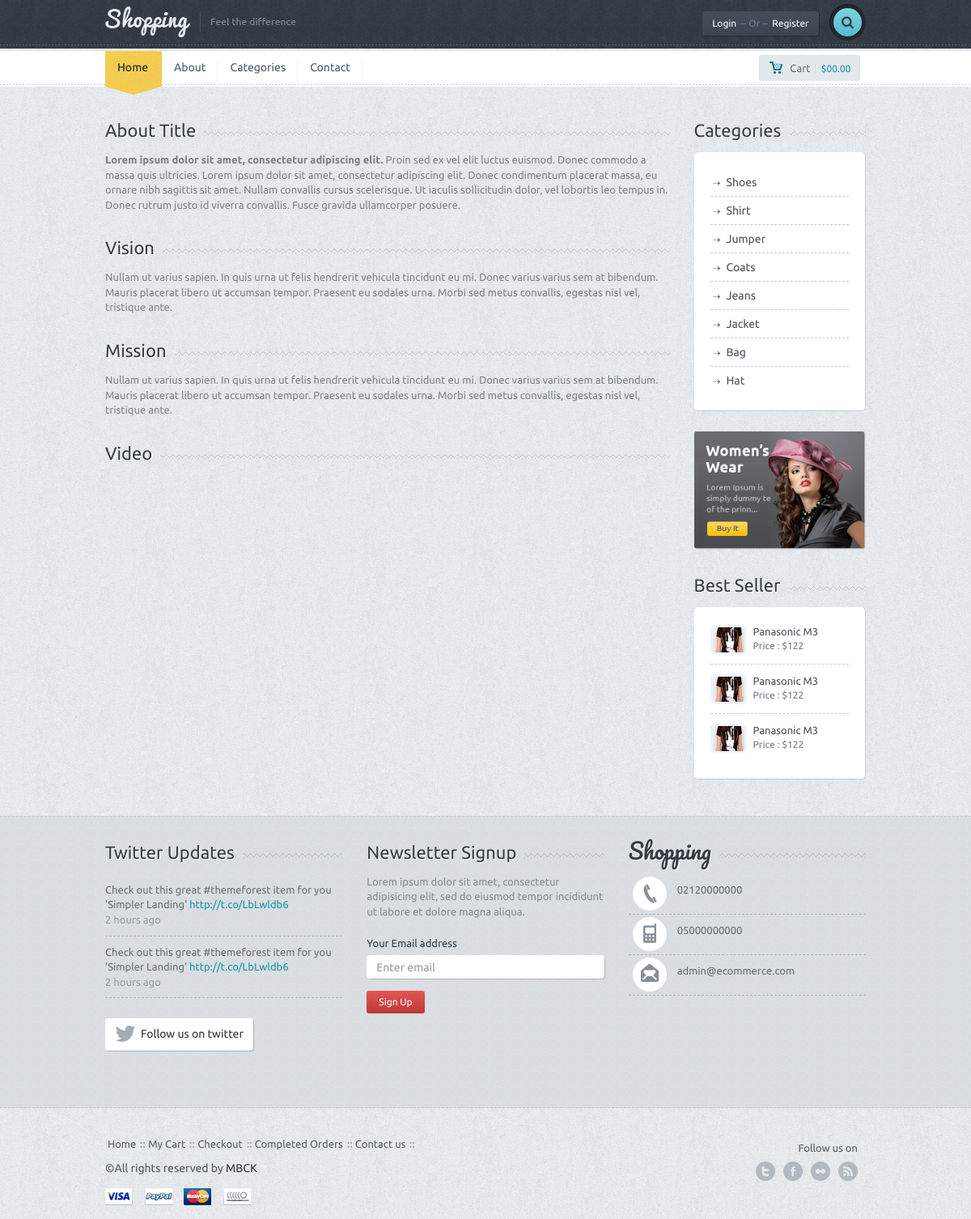
Page /about.php on the committed database.
### tables this page shows
CREATE TABLE `setting` (
  `setting_id` int(11) NOT NULL,
  `setting_logo` varchar(150) DEFAULT NULL,
  `setting_url` varchar(50) NOT NULL,
  `setting_title` varchar(250) DEFAULT NULL,
  `setting_description` varchar(250) DEFAULT NULL,
  `setting_keywords` varchar(250) DEFAULT NULL,
  `setting_author` varchar(100) DEFAULT NULL,
  `setting_tel` varchar(50) DEFAULT NULL,
  `setting_gsm` varchar(50) DEFAULT NULL,
  `setting_fax` varchar(50) DEFAULT NULL,
  `setting_mail` varchar(50) DEFAULT NULL,
  `setting_district` varchar(50) DEFAULT NULL,
  `setting_country` varchar(50) DEFAULT NULL,
  `setting_adress` varchar(250) DEFAULT NULL,
  `setting_time` varchar(250) DEFAULT NULL,
  `setting_maps` varchar(250) DEFAULT NULL,
  `setting_analystic` varchar(250) DEFAULT NULL,
  `setting_desk` varchar(250) DEFAULT NULL,
  `setting_facebook` varchar(100) DEFAULT NULL,
  `setting_twitter` varchar(100) DEFAULT NULL,
  `setting_google` varchar(100) DEFAULT NULL,
  `setting_youtube` varchar(100) DEFAULT NULL,
  `setting_smtphost` varchar(50) DEFAULT NULL,
  `setting_smtppassword` varchar(50) DEFAULT NULL,
  `setting_smtpport` varchar(50) DEFAULT NULL,
  `setting_live` enum('0','1') NOT NULL DEFAULT '1'
);

CREATE TABLE `menu` (
  `menu_id` int(11) NOT NULL,
  `menu_top` varchar(50) NOT NULL,
  `menu_name` varchar(100) NOT NULL,
  `menu_detail` text NOT NULL,
  `menu_url` varchar(250) NOT NULL,
  `menu_order` int(2) NOT NULL,
  `menu_status` enum('0','1') NOT NULL,
  `menu_seourl` varchar(250) NOT NULL
);

CREATE TABLE `about` (
  `about_id` int(11) NOT NULL,
  `about_title` varchar(250) NOT NULL,
  `about_content` text NOT NULL,
  `about_video` varchar(50) NOT NULL,
  `about_vision` varchar(500) NOT NULL,
  `about_mission` varchar(500) NOT NULL
);

CREATE TABLE `categories` (
  `category_id` int(11) NOT NULL,
  `category_name` varchar(100) NOT NULL,
  `category_top` int(2) NOT NULL,
  `category_seourl` varchar(250) NOT NULL,
  `category_order` int(2) NOT NULL,
  `category_status` enum('0','1') NOT NULL DEFAULT '1'
);

### admin/production/function.php (called while the page is built, shortened)
<?php
function seo($str, $options = array())
{
    $str = mb_convert_encoding((string)$str, 'UTF-8', mb_list_encodings());
    $defaults = array(
        'delimiter' => '-',
        'limit' => null,
        'lowercase' => true,
        'replacements' => array(),
        'transliterate' => true
    );
    $options = array_merge($defaults, $options);
    $str = preg_replace(array_keys($options['replacements']), $options['replacements'], $str);
    if ($options['transliterate']) {
        $str = str_replace(array_keys($char_map), $char_map, $str);
    }
    $str = preg_replace('/[^\p{L}\p{Nd}]+/u', $options['delimiter'], $str);
    $str = preg_replace('/(' . preg_quote($options['delimiter'], '/') . '){2,}/', '$1', $str);
    $str = mb_substr($str, 0, ($options['limit'] ? $options['limit'] : mb_strlen($str, 'UTF-8')), 'UTF-8');
    $str = trim($str, $options['delimiter']);
    return $options['lowercase'] ? mb_strtolower($str, 'UTF-8') : $str;
}
?>

### about.php (the view)
<?php
require_once 'header.php';
$sql=$db->prepare("SELECT * FROM about WHERE about_id=:id");
$sql->execute(['id' => 1]);
$aboutbring=$sql->fetch(PDO::FETCH_ASSOC);
?>
	<div class="container">
		<div class="row">
			<div class="col-md-9">
				<div class="title-bg">
					<div class="title"><?php echo $aboutbring['about_title']; ?></div>
				</div>
				<div class="page-content">
					<?php echo $aboutbring['about_content']; ?>
				</div>
				<div class="title-bg">
					<div class="title">Vision</div>
				</div>
				<div class="page-content">
					<?php echo $aboutbring['about_vision']; ?>
				</div>
				<div class="title-bg">
					<div class="title">Mission</div>
				</div>
				<div class="page-content">
					<?php echo $aboutbring['about_mission']; ?>
				</div>
				<div class="title-bg">
					<div class="title">Video</div>
				</div>
				<div class="page-content">
					<iframe width="560" height="315" src="https://www.youtube.com/embed/<?php echo $aboutbring['about_video']; ?>"
						title="YouTube video player" frameborder="0"
						allow="accelerometer; autoplay; clipboard-write; encrypted-media; gyroscope; picture-in-picture; web-share"
						allowfullscreen>
					</iframe>
				</div>
			</div>
			<?php require_once 'sidebar.php'; ?>
		</div>
		<div class="spacer"></div>
	</div>
<?php
require_once 'footer.php';
?>

### header.php (shortened to what this page needs)
<?php
    require_once 'admin/system/connect.php';
	require_once 'admin/production/function.php';
	$sql=$db->prepare("SELECT * FROM setting WHERE setting_id=:id");
	$sql->execute(['id' => 1]);
	$settingbring=$sql->fetch(PDO::FETCH_ASSOC);
	$usersql=$db->prepare("SELECT * FROM user WHERE user_mail=:mail");
    $usersql->execute(['mail' => $_SESSION['usercustomer_mail']]);
    $userbring=$usersql->fetch(PDO::FETCH_ASSOC);
?>
<!DOCTYPE html>
<html lang="en">
  <head>
	<link href='font-awesome\css\font-awesome.css' rel="stylesheet" type="text/css">
    <link href="bootstrap\css\bootstrap.min.css" rel="stylesheet">
	<link rel="stylesheet" href="style.css">
	<link rel="stylesheet" type="text/css" href="js\product\jquery.fancybox.css?v=2.1.5" media="screen">
	<link rel="stylesheet" href="css\owl.carousel.css">
	<link rel="stylesheet" href="css\owl.transitions.css">
  </head>
  <body>
  <div id="wrapper">
	<div class="header">
		<div class="container">
			<div class="row">
				<div class="col-xs-6 col-md-4 main-logo">
					<a href="index"><img src="<?php echo $settingbring['setting_logo']; ?>" alt="logo" class="logo img-responsive"></a>
				</div>
				<div class="col-md-8">
					<div class="pushright">
						<div class="top">
							<?php
								if(!isset($_SESSION['usercustomer_mail'])) {
							?>
								<a href="#" id="reg" class="btn btn-default btn-dark">Login<span>-- Or --</span>Register</a>
							<?php } else { ?>
								<a href="#" class="btn btn-default btn-dark">Welcome<span><?php echo $userbring['user_name']; ?> </span></a>
							<?php } ?>
							<div class="srch-wrap">
								<a href="#" id="srch" class="btn btn-default btn-search"><i class="fa fa-search"></i></a>
							</div>
						</div>
					</div>
				</div>
			</div>
		</div>
		<div class="dashed"></div>
	</div>
	<div class="main-nav">
		<div class="navbar navbar-default navbar-static-top">
			<div class="container">
				<div class="row">
					<div class="col-md-10">
						<div class="navbar-collapse collapse">
							<ul class="nav navbar-nav">
								<li><a href="index" class="active">Home</a><div class="curve"></div></li>
								<?php
									$menucontrol=$db->prepare("SELECT * FROM menu where menu_status=:mstatus order by menu_order ASC limit 5");
									$menucontrol->execute(
										[
											'mstatus' => 1
										]
									);
									while($menubring=$menucontrol->fetch(PDO::FETCH_ASSOC)) {
								?>
									<li><a href="<?php if(!empty($menubring['menu_url'])) { echo $menubring['menu_url']; } else { echo "page-".seo($menubring['menu_name']);} ?>"><?php echo $menubring['menu_name']?></a></li>
								<?php } ?>
							</ul>
						</div>
					</div>
					<div class="col-md-2 machart">
						<button id="popcart" class="btn btn-default btn-chart btn-sm "><span class="mychart">Cart</span>|<span class="allprice">$00.00</span></button>
					</div>
				</div>
			</div>
		</div>
	</div>

### sidebar.php
<div class="col-md-3">
				<div class="title-bg">
					<div class="title">Categories</div>
				</div>
				<div class="categorybox">
					<ul>
						<?php
							$categorycontrol=$db->prepare("SELECT * FROM categories order by category_order ASC");
							$categorycontrol->execute();
							while($categorybring=$categorycontrol->fetch(PDO::FETCH_ASSOC)) {
						?>
						<li><a href="category-<?=seo($categorybring["category_name"])?>"><?php echo $categorybring['category_name'] ?></a></li>
						<?php } ?>
					</ul>
				</div>
				<div class="ads">
					<a href="product.htm"><img src="images\ads.png" class="img-responsive" alt=""></a>
				</div>
				<div class="title-bg">
					<div class="title">Best Seller</div>
				</div>
				<div class="best-seller">
					<ul>
						<li class="clearfix">
							<a href="#"><img src="images\demo-img.jpg" alt="" class="img-responsive mini"></a>
							<div class="mini-meta">
								<a href="#" class="smalltitle2">Panasonic M3</a>
								<p class="smallprice2">Price : $122</p>
							</div>
						</li>
						<li class="clearfix">
							<a href="#"><img src="images\demo-img.jpg" alt="" class="img-responsive mini"></a>
							<div class="mini-meta">
								<a href="#" class="smalltitle2">Panasonic M3</a>
								<p class="smallprice2">Price : $122</p>
							</div>
						</li>
						<li class="clearfix">
							<a href="#"><img src="images\demo-img.jpg" alt="" class="img-responsive mini"></a>
							<div class="mini-meta">
								<a href="#" class="smalltitle2">Panasonic M3</a>
								<p class="smallprice2">Price : $122</p>
							</div>
						</li>
					</ul>
				</div>
			</div>

### footer.php (shortened to what this page needs)
<div class="f-widget">
		<div class="container">
			<div class="row">
				<div class="col-md-4">
					<div class="title-widget-bg">
						<div class="title-widget">Twitter Updates</div>
					</div>
					<ul class="tweets">
						<li>Check out this great #themeforest item for you
						'Simpler Landing' <a href="#">http://t.co/LbLwldb6 </a>
						<span>2 hours ago</span></li>
						<li class="lastone">Check out this great #themeforest item for you
						'Simpler Landing' <a href="#">http://t.co/LbLwldb6 </a>
						<span>2 hours ago</span></li>
					</ul>
					<a href="#" class="btn btn-default btn-follow"><i class="fa fa-twitter fa-2x"></i><div>Follow us on twitter</div></a>
				</div>
				<div class="col-md-4">
					<div class="title-widget-bg">
						<div class="title-widget">Newsletter Signup</div>
					</div>
					<div class="newsletter">
						<p>
							Lorem ipsum dolor sit amet, consectetur adipisicing elit, sed do eiusmod tempor incididunt ut labore et dolore magna aliqua.
						</p>
						<form role="form">
							<div class="form-group">
								<label>Your Email address</label>
								<input type="email" class="form-control newstler-input" id="exampleInputEmail1" placeholder="Enter email">
								<button class="btn btn-default btn-red btn-sm">Sign Up</button>
							</div>
						</form>
					</div>
				</div>
				<div class="col-md-4">
					<div class="title-widget-bg">
						<div class="title-widget-cursive">Shopping</div>
					</div>
					<ul class="contact-widget">
						<li class="fphone"><?php echo $settingbring['setting_tel']; ?></li>
						<li class="fmobile"><?php echo $settingbring['setting_gsm']; ?></li>
						<li class="fmail lastone"><?php echo $settingbring['setting_mail']; ?></li>
					</ul>
				</div>
			</div>
			<div class="spacer"></div>
		</div>
	</div>
	<div class="footer">
		<div class="container">
			<div class="row">
				<div class="col-md-9">
					<ul class="footermenu">
						<li><a href="index-1.htm">Home</a></li>
						<li><a href="cart.htm">My Cart</a></li>
						<li><a href="checkout.htm">Checkout</a></li>
						<li><a href="order.htm">Completed Orders</a></li>
						<li><a href="contact.htm">Contact us</a></li>
					</ul>
					<div class="f-credit">&copy;All rights reserved by <a href="#"><?php echo $settingbring['setting_author']; ?></a></div>
					<a href=""><div class="payment visa"></div></a>
					<a href=""><div class="payment paypal"></div></a>
					<a href=""><div class="payment mc"></div></a>
					<a href=""><div class="payment nh"></div></a>
				</div>
				<div class="col-md-3">
					<div class="followon">Follow us on</div>
					<div class="fsoc">
						<a href="http://<?php echo $settingbring['setting_twitter']; ?>" class="ftwitter">twitter</a>
						<a href="http://<?php echo $settingbring['setting_facebook']; ?>" class="ffacebook">facebook</a>
						<a href="http://<?php echo $settingbring['setting_youtube']; ?>" class="fflickr">youtube</a>
						<a href="http://<?php echo $settingbring['setting_google']; ?>" class="ffeed">google</a>
					</div>
					<div class="clearfix"></div>
				</div>
			</div>
		</div>
	</div>
	</div>
  </body>
</html>

### rows in the picture
setting: setting_logo (picture), setting_tel "02120000000", setting_gsm "05000000000", setting_mail "admin@ecommerce.com", setting_author "MBCK"
menu: menu_name "About"
menu: menu_name "Categories"
menu: menu_name "Contact"
about: about_title "About Title", about_content "Lorem ipsum dolor sit amet, consectetur adipiscing elit. Proin sed ex vel elit luctus euismod. Donec commodo a massa quis ultricies. Lorem ipsum dolor sit amet, consectetur adipiscing elit. Donec condimentum placerat massa, eu ornare nibh sagittis sit amet. Nullam convallis cursus scelerisque. Ut iaculis sollicitudin dolor, vel lobortis leo tempus in. Donec rutrum justo id viverra convallis. Fusce gravida ullamcorper posuere.", about_vision "Nullam ut varius sapien. In quis urna ut felis hendrerit vehicula tincidunt eu mi. Donec varius varius sem at bibendum. Mauris placerat libero ut accumsan tempor. Praesent eu sodales urna. Morbi sed metus convallis, egestas nisl vel, tristique ante.", about_mission "Nullam ut varius sapien. In quis urna ut felis hendrerit vehicula tincidunt eu mi. Donec varius varius sem at bibendum. Mauris placerat libero ut accumsan tempor. Praesent eu sodales urna. Morbi sed metus convallis, egestas nisl vel, tristique ante."
categories: category_name "Shoes"
categories: category_name "Shirt"
categories: category_name "Jumper"
categories: category_name "Coats"
categories: category_name "Jeans"
categories: category_name "Jacket"
categories: category_name "Bag"
categories: category_name "Hat"
